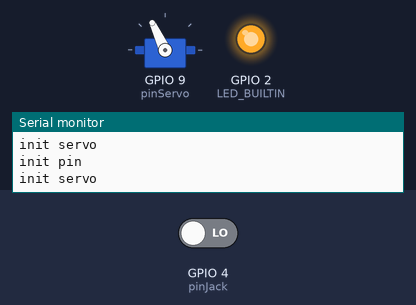
A sketch run on a simulated ESP32. Shown: servo, output pins drawn as LEDs (lit = HIGH), the last lines printed to the serial monitor. The inputs (shaded band) are chosen by the test bench; at power-on: GPIO 4 (pinJack) LOW.

Above: at 2.2 s.
2.3 s: GPIO 4 (pinJack) driven HIGH
At 2.9 s:
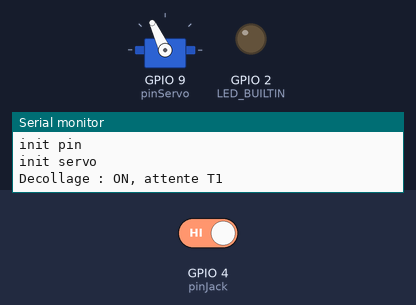
At 21.4 s:
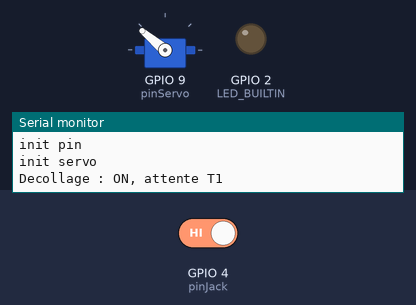
Timing chart, 0 to 21.8 s (numbered marks = the images above; inputs shaded):
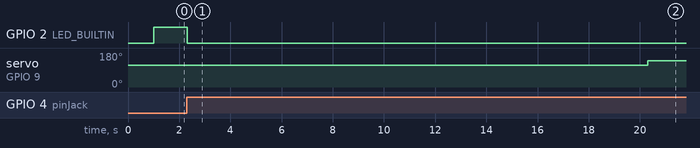

The sketch:

aerofrein.ino
```cpp
#include <ESP32Servo.h>

#define TIMER1 18 //en second

#define pinJack D3
#define pinServo D10

Servo servo;

unsigned long timeDecollage = 0;

bool etatDecollage = false;

bool checkTimer(long T){
  return (millis() - timeDecollage > T) ? 1 : 0;
}

unsigned long timer_Interrupt = 0;
void check_Jack(){
  if ((millis() - timer_Interrupt ) >= 10) //Check jack pin at 1kHz
  {
    timer_Interrupt = millis();

    if(digitalRead(pinJack)){
        if(!etatDecollage){
        etatDecollage = 1;
        digitalWrite(LED_BUILTIN, 0);
        timeDecollage = millis();
        return;
      }
    }


    /*******************************************************************\
    | Que pour les test à enlever lors du vol simulé et du vrai vol !!! |
    \*******************************************************************/
    if(!digitalRead(pinJack)){
      if(etatDecollage){
        Serial.println("Reset de L'ESP32");
        esp_restart();
      }
    }
  }
}

void setup() {
  Serial.begin(9600);
  delay(1000);

  init_led();

  init_pin();

  while(digitalRead(pinJack));

  init_servo();
}

int val = 0;

void loop() {
  // DETECTION DECOLLAGE
  check_Jack();

  if(etatDecollage){
    Serial.print("Decollage : ON, attente T1\n");
    delay(TIMER1*1000);
    servo.write(140);
    delay(10000);
  }

  // if(Serial.available()){
  //   val = Serial.parseInt();

  // }
}
```

init_func.ino
```cpp
void init_led(){
  Serial.println("init servo");
  pinMode(LED_BUILTIN, OUTPUT);
  digitalWrite(LED_BUILTIN, 1);
}

void init_servo(){
  Serial.println("init servo");
  servo.attach(pinServo);
  servo.write(115);
}

void init_pin(){
  Serial.println("init pin");
  pinMode(pinJack,INPUT);
}
```

Measured:
- after the input at 2.3 s, GPIO 2 (LED_BUILTIN): HIGH → LOW at once; servo on GPIO 9 (pinServo): 115° → 140° after 18.0 s
